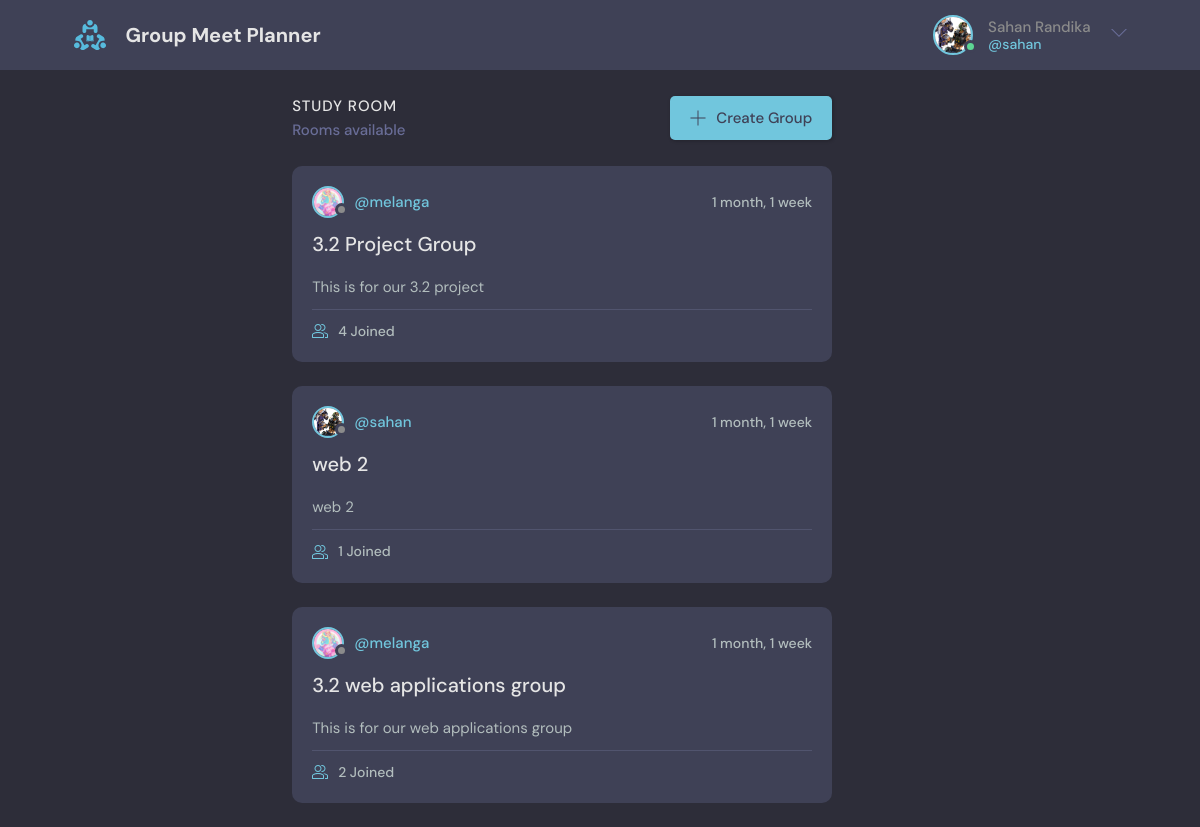
The page / (signed in) on the database its author committed.
### base/models.py (models this page shows, shortened)
class User(AbstractUser):
    name = models.CharField(max_length=200, null=True)
    email = models.EmailField(null=True, blank=True)
    bio = models.TextField(null=True, blank=True)
    profile_pic = models.ImageField(null=True, default="avatar.svg")
    REQUIRED_FIELDS = []

class Group(models.Model):
    leader = models.ForeignKey(User, on_delete=models.SET_NULL, null=True)
    name = models.CharField(max_length=200)
    description = models.TextField(null=True, blank=True)
    members = models.ManyToManyField(User, related_name='members', blank=True)
    updated = models.DateTimeField(auto_now=True)
    created = models.DateTimeField(auto_now_add=True)
    class Meta:
        ordering = ['-updated', '-created']

### base/views.py (the view)
# urls.py: path('', views.home_page, name="home"),
def home_page(request):
    groups = {}
    if request.user.is_authenticated:
        groups = Group.objects.filter(
            Q(members=request.user)
        )
    return render(request, 'base/home.html', {"groups": groups})

### base/templates/base/home.html (shortened to what this page needs)
{% extends 'main.html' %}
{% load static %}
{% block content %}
<body>
<main class="layout layout--3">
  <div class="container">
    <div class="roomList">
      <div class="roomList__header">
        <div>
          <h2>Study Room</h2>
          <p>  Rooms available</p>
        </div>
        <a class="btn btn--main" href="{% url 'create-group' %}">
          <svg version="1.1" xmlns="http://www.w3.org/2000/svg" width="32" height="32" viewBox="0 0 32 32">
            <title>add</title>
            <path
              d="M16.943 0.943h-1.885v14.115h-14.115v1.885h14.115v14.115h1.885v-14.115h14.115v-1.885h-14.115v-14.115z"
            ></path>
          </svg>
          Create Group
        </a>
      </div>
        {% for group in groups %}
        <div class="roomListRoom">
            <div class="roomListRoom__header">
                <a href="{% url 'home' %}" class="roomListRoom__author">
                <div class="avatar avatar--small">
                  <img src="{{ group.leader.profile_pic.url }}" />
                </div>
                <span>@{{ group.leader.username }}</span>
                </a>
                <div class="roomListRoom__actions">
                <span>{{ group.created|timesince}}</span>
                </div>
            </div>
            <div class="roomListRoom__content">
                <a href="{% url 'group' group.id %}">{{ group.name }}</a>
                <p>
                {{ group.description|truncatewords:32 }}
                </p>
            </div>
            <div class="roomListRoom__meta">
                <a href="{% url 'group' group.id %}" class="roomListRoom__joined">
                  {{ group.members.count }} Joined
                </a>
            </div>
        </div>
        {% endfor %}
    </div>
  </div>
</main>
</body>
{% endblock content %}

### templates/navbar.html (shortened to what this page needs)
{% load static %}
<header class="header header--loggedIn">
  <div class="container">
    <a href="{% url 'home' %}" class="header__logo">
      <img src="{% static 'images/logo.svg'%}" />
      <h1>Group Meet Planner</h1>
    </a>
    <nav class="header__menu">
    {% if request.user.is_authenticated %}
      <div class="header__user">
        <a href="{% url 'home' %}">
          <div class="avatar avatar--medium active">
            <img src="{{ request.user.profile_pic.url }}" />
          </div>
          <p>{{ request.user.name }} <span>@{{ request.user.username }}</span></p>
        </a>
        <button class="dropdown-button">
          <svg version="1.1" xmlns="http://www.w3.org/2000/svg" width="32" height="32" viewBox="0 0 32 32">
            <title>chevron-down</title>
            <path d="M16 21l-13-13h-3l16 16 16-16h-3l-13 13z"></path>
          </svg>
        </button>
      </div>
    {% else %}
      <a href="{% url 'login-page' %}">
        <img src="{% static 'images/avatar.svg' %}" />
        <p>Login</p>
      </a>
    {% endif %}
    </nav>
  </div>
</header>

### rows shown on the page
User: user.profile_pic (picture), user.name "Sahan Randika", user.username "sahan"
Group: leader.profile_pic (picture), leader.username "melanga", created "1 month, 1 week", name "3.2 Project Group", description "This is for our 3.2 project", members.count "4"
Group: leader.profile_pic (picture), leader.username "sahan", created "1 month, 1 week", name "web 2", description "web 2", members.count "1"
Group: leader.profile_pic (picture), leader.username "melanga", created "1 month, 1 week", name "3.2 web applications group", description "This is for our web applications group", members.count "2"
